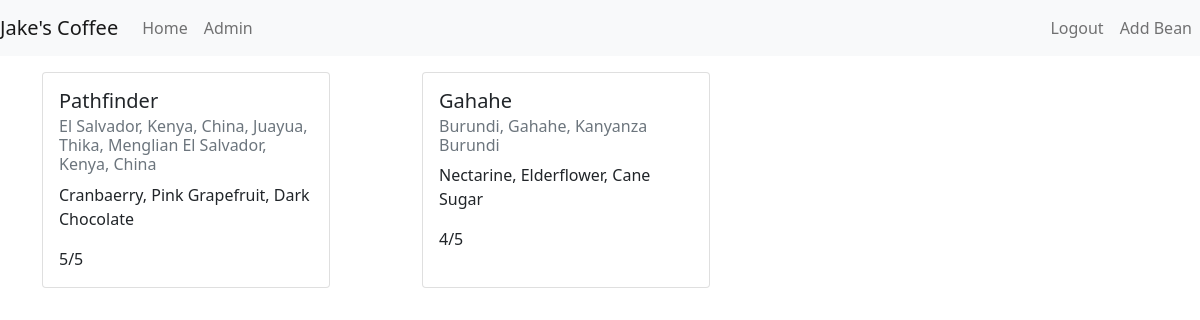
Page / (signed in) on the committed database.
### app/models.py (models this page shows)
class Bean(db.Model):
    id = db.Column(db.Integer, primary_key=True)
    name = db.Column(db.String(20), index=True, nullable=False)
    country = db.Column(db.String(20), index=True)
    region = db.Column(db.String(20), index=True)
    description = db.Column(db.String(80))
    rating = db.Column(db.Integer, index=True, nullable=False)

### app/routes.py (the view)
@app.route('/')
def index():
    beans = Bean.query.all()
    return render_template('index.html', beans=beans)

### app/models.py (called while the page is built)
@login.user_loader
def load_user(user_id):
    return AdminUser.query.get(user_id)

### app/templates/index.html
{% extends 'base.html' %}
{% block content %}
<main class="mt-3">
    <div class="container">
        <div class="row row-cols-1 row-cols-md-3">
            {% for bean in beans %}
            {% include '_bean_thumbnail.html' %}
            {% endfor %}
        </div>
    </div>
</main>
{% endblock %}

### app/templates/_bean_thumbnail.html
<div class="col mb-4">
    <div class="card h-100" style="width: 18rem;">
        <div class="card-body">
            <h5 class="card-title">{{ bean.name }}</h5>
            <h6 class="card-subtitle mb-2 text-muted">
                {% if bean.country %}
                {% if bean.region %}
                {{ bean.country }}, {{ bean.region }}
                {% endif %}
                {{ bean.country }}
                {% endif %}
            </h6>
            <p class="card-text">
                {% if bean.description %} {{ bean.description }} {% endif %}
            </p>
            <p class="card-text">{{ bean.rating }}/5</p>
        </div>
    </div>
</div>

### rows in the picture
Bean: name "Pathfinder", country "El Salvador, Kenya, China", region "Juayua, Thika, Menglian", description "Cranbaerry, Pink Grapefruit, Dark Chocolate", rating "5"
Bean: name "Gahahe", country "Burundi", region "Gahahe, Kanyanza", description "Nectarine, Elderflower, Cane Sugar", rating "4"
